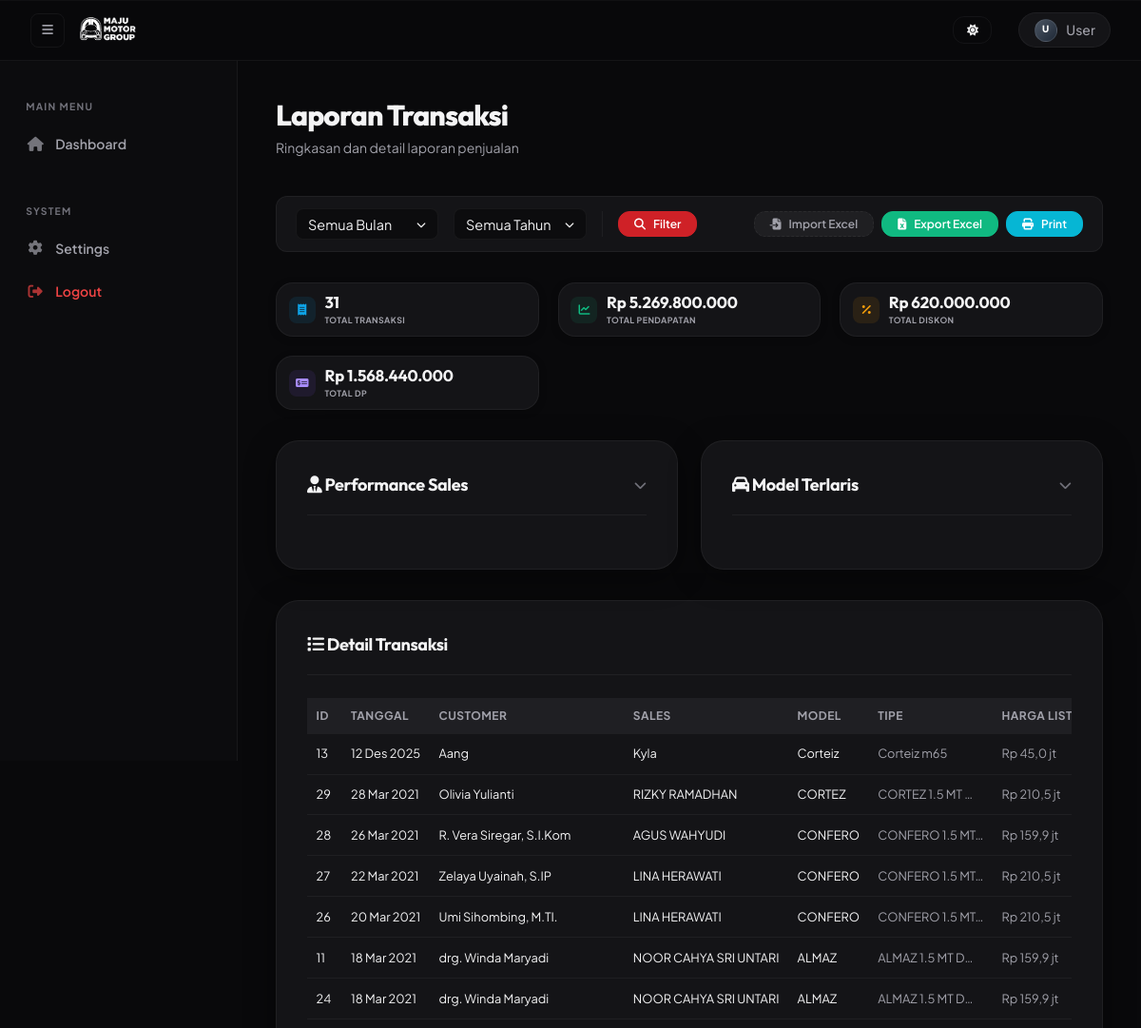
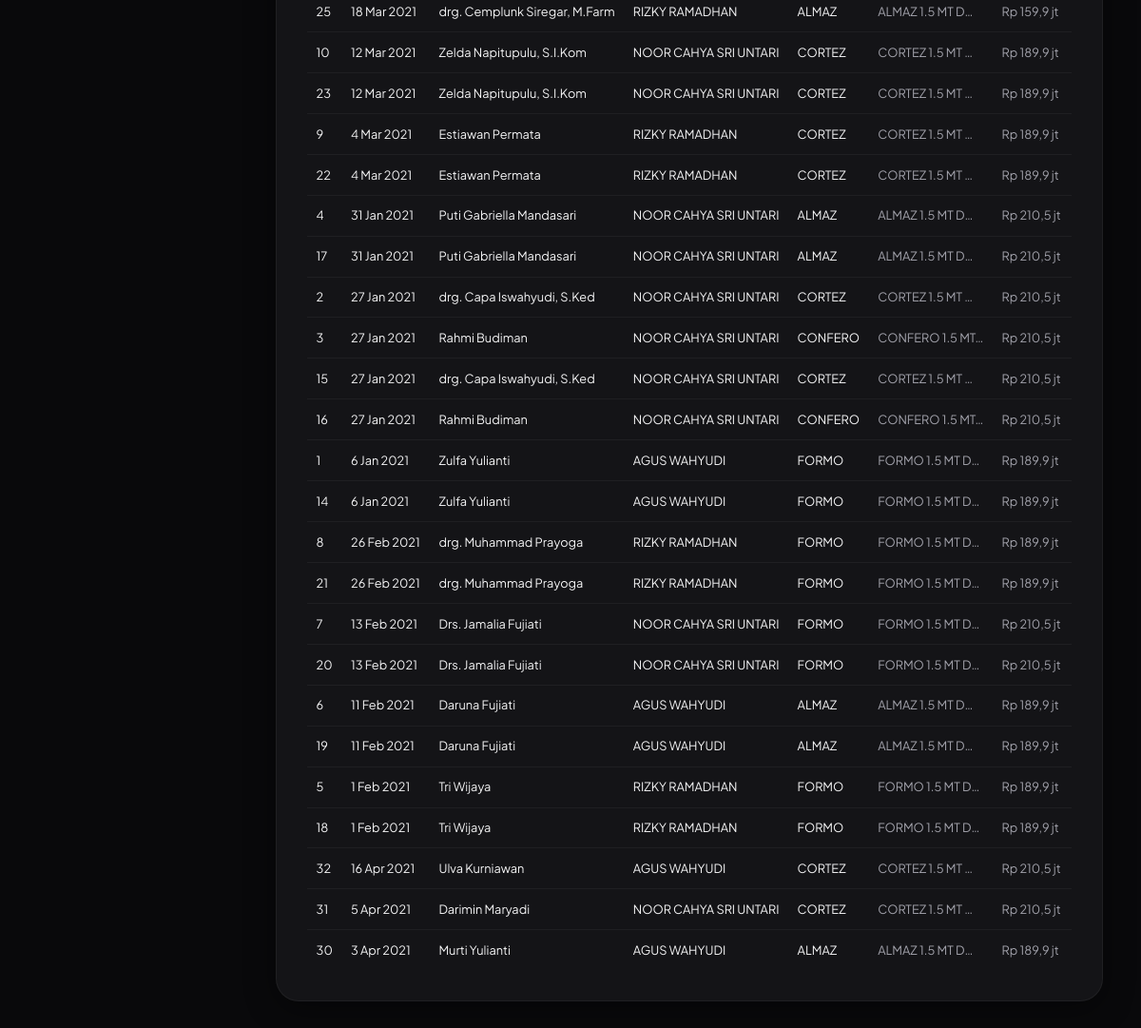
Screenshot of /index.php/report with the database file from the repository (2 pictures, top to bottom).
### tables this page shows
CREATE TABLE `transactions` (
  `id` int(11) NOT NULL,
  `sl_date` int(11) NOT NULL,
  `tahun` int(11) NOT NULL,
  `bulan` varchar(20) NOT NULL,
  `hari` int(11) NOT NULL,
  `customer` varchar(255) NOT NULL,
  `alamat` text NOT NULL,
  `cust_phone` varchar(50) DEFAULT NULL,
  `sales_name` varchar(255) DEFAULT NULL,
  `spv` varchar(255) DEFAULT NULL,
  `leasing` varchar(255) DEFAULT NULL,
  `insurance` varchar(255) DEFAULT NULL,
  `inv_no` varchar(50) NOT NULL,
  `code` varchar(20) NOT NULL,
  `type` varchar(100) NOT NULL,
  `chassis` varchar(50) NOT NULL,
  `price_list` decimal(15,2) NOT NULL,
  `discount` decimal(15,2) DEFAULT 0.00,
  `price_net` decimal(15,2) NOT NULL,
  `dp_amt` decimal(15,2) DEFAULT 0.00,
  `leasing_amt` decimal(15,2) DEFAULT 0.00,
  `description_2` text DEFAULT NULL,
  `tenor` int(11) DEFAULT 0,
  `ktp_no` varchar(50) DEFAULT NULL,
  `do_status` int(11) DEFAULT 0,
  `tunai_kredit` enum('Tunai','Kredit') NOT NULL,
  `model` varchar(50) NOT NULL,
  `created_at` timestamp NOT NULL DEFAULT current_timestamp()
);

### application/controllers/Report.php (called while the page is built, shortened)
<?php
class Report extends CI_Controller {
    public function __construct() {
        $this->load->model('Report_model');
        $this->load->helper(['url', 'form']);
        $this->load->library('form_validation');
    }
    public function index() {
        $month = $this->input->get('month');
        $year = $this->input->get('year');
        $data['transactions'] = $this->Report_model->get_transactions($month, $year);
        $data['summary'] = $this->Report_model->get_summary($month, $year);
       $data['sales_summary'] = $this->Report_model->get_sales_summary($month, $year);
       $data['model_summary'] = $this->Report_model->get_model_summary($month, $year);
         $data['years'] = $this->Report_model->get_years();
        $data['months'] = $this->Report_model->get_months();
        $data['selected_month'] = $month;
        $data['selected_year'] = $year;
        $this->load->view('report/transaction_report', $data);
    }
}

### index.php (called while the page is built, shortened)
<?php
require_once BASEPATH.'core/CodeIgniter.php';

### application/models/Report_model.php (called while the page is built, shortened)
<?php
class Report_model extends CI_Model {
    public function get_transactions($month = null, $year = null) {
        $this->db->select('*');
        $this->db->from('transactions');
        $this->db->order_by('tahun', 'DESC');
        $this->db->order_by('bulan', 'DESC');
        $this->db->order_by('hari', 'DESC');
        return $this->db->get()->result();
    }
    public function get_summary($month = null, $year = null) {
        $this->db->select('
            COUNT(*) as total_transactions,
            SUM(price_list) as total_price_list,
            SUM(discount) as total_discount,
            SUM(price_net) as total_price_net,
            SUM(dp_amt) as total_dp,
            SUM(leasing_amt) as total_leasing
        ');
        $this->db->from('transactions');
        return $this->db->get()->row();
    }
    public function get_sales_summary($month = null, $year = null) {
        $this->db->select('
            sales_name,
            COUNT(*) as total_sales,
            SUM(price_net) as total_revenue
        ');
        $this->db->from('transactions');
        $this->db->where('sales_name IS NOT NULL');
        $this->db->where('sales_name !=', '');
        $this->db->group_by('sales_name');
        $this->db->order_by('total_revenue', 'DESC');
        return $this->db->get()->result();
    }
    public function get_model_summary($month = null, $year = null) {
        $this->db->select('
            model,
            COUNT(*) as total_sold,
            SUM(price_net) as total_revenue
        ');
        $this->db->from('transactions');
        $this->db->group_by('model');
        $this->db->order_by('total_sold', 'DESC');
        return $this->db->get()->result();
    }
    public function get_years() {
        $this->db->select('DISTINCT(tahun) as tahun');
        $this->db->from('transactions');
        $this->db->order_by('tahun', 'DESC');
        return $this->db->get()->result();
    }
}

### application/views/report/transaction_report.php (the view, shortened to what this page needs)
<!DOCTYPE html>
<html lang="id">
<head>
    <link rel="stylesheet" href="https://cdnjs.cloudflare.com/ajax/libs/font-awesome/6.4.0/css/all.min.css">
    <link rel="stylesheet" href="<?= base_url('assets/css/wuling.css'); ?>">
</head>
<body>
    <div class="wl-layout">
        <main class="wl-main">
            <div class="wl-page-header wl-fade-up-2" style="display: flex; align-items: center; justify-content: space-between;">
                <div>
                    <h1 class="wl-page-title">Laporan Transaksi</h1>
                    <p class="wl-page-subtitle">Ringkasan dan detail laporan penjualan</p>
                </div>
            </div>
            <div class="wl-fade-up-3" style="margin-bottom: 2rem;">
                <form method="GET" action="<?= site_url('report') ?>" onsubmit="event.preventDefault(); window.location.href = '<?= site_url('report') ?>?month=' + document.getElementById('input_month').value + '&year=' + document.getElementById('input_year').value;">
                    <div style="background: var(--bg-card); border: 1px solid var(--border); border-radius: var(--radius); padding: 0.75rem 1.25rem; display: flex; align-items: center; justify-content: space-between; flex-wrap: wrap; gap: 1rem;">
                        <div style="display: flex; align-items: center; gap: 1rem; flex-wrap: wrap;">
                            <div style="display: flex; align-items: center;">
                                <div class="wl-dropdown" style="position: relative;" onclick="toggleDropdown(this, event)">
                                    <button type="button" class="wl-dropdown-toggle wl-flex wl-justify-between wl-items-center" style="width: 150px; background: var(--bg-surface); color: var(--text-primary); border: 1px solid var(--border); padding: 0.4rem 0.75rem; border-radius: var(--radius-sm); outline: none; cursor: pointer; font-family: inherit; font-size: 0.9rem;">
                                        <span class="selected-text">
                                            <?= empty($selected_month) ? 'Semua Bulan' : (isset($months[$selected_month]) ? $months[$selected_month] : 'Semua Bulan') ?>
                                        </span>
                                        <i class="fas fa-chevron-down text-muted" style="font-size: 10px;"></i>
                                    </button>
                                </div>
                            </div>
                            <div style="display: flex; align-items: center;">
                                <div class="wl-dropdown" style="position: relative;" onclick="toggleDropdown(this, event)">
                                    <button type="button" class="wl-dropdown-toggle wl-flex wl-justify-between wl-items-center" style="width: 140px; background: var(--bg-surface); color: var(--text-primary); border: 1px solid var(--border); padding: 0.4rem 0.75rem; border-radius: var(--radius-sm); outline: none; cursor: pointer; font-family: inherit; font-size: 0.9rem;">
                                        <span class="selected-text">
                                            <?= empty($selected_year) ? 'Semua Tahun' : $selected_year ?>
                                        </span>
                                        <i class="fas fa-chevron-down text-muted" style="font-size: 10px;"></i>
                                    </button>
                                </div>
                            </div>
                            <div style="display: flex; gap: 0.5rem; border-left: 1px solid var(--border); padding-left: 1rem;">
                                <button type="submit" class="wl-btn wl-btn-primary wl-btn-sm" style="padding: 0.4rem 1rem;">
                                    <i class="fas fa-search"></i> Filter
                                </button>
                            </div>
                        </div>
                        <div style="display: flex; gap: 0.5rem; align-items: center; flex-wrap: wrap;">
                            <a href="<?= site_url('report/import_page'); ?>" class="wl-btn wl-btn-sm wl-btn-secondary" style="padding: 0.4rem 1rem; border: 1px dashed var(--border); background: rgba(255,255,255,0.05); color: var(--text-secondary);">
                                <i class="fas fa-file-import"></i> Import Excel
                            </a>
                            <a href="<?= site_url('report/export_excel?' . http_build_query($_GET)) ?>" class="wl-btn wl-btn-sm" style="background: var(--success); border-color: var(--success); color: #fff; padding: 0.4rem 1rem;">
                                <i class="fas fa-file-excel"></i> Export Excel
                            </a>
                            <a href="<?= site_url('report/print_report?' . http_build_query($_GET)) ?>" target="_blank" class="wl-btn wl-btn-sm" style="background: var(--info); border-color: var(--info); color: #fff; padding: 0.4rem 1rem;">
                                <i class="fas fa-print"></i> Print
                            </a>
                        </div>
                    </div>
                </form>
            </div>
            <div class="wl-stat-grid wl-fade-up-4">
                <div class="wl-stat-card">
                    <div class="wl-stat-icon blue"><i class="fas fa-receipt"></i></div>
                    <div>
                        <div class="wl-stat-value"><?= number_format($summary->total_transactions) ?></div>
                        <div class="wl-stat-label">Total Transaksi</div>
                    </div>
                </div>
                <div class="wl-stat-card">
                    <div class="wl-stat-icon green"><i class="fas fa-chart-line"></i></div>
                    <div>
                        <div class="wl-stat-value">Rp <?= number_format($summary->total_price_net, 0, ',', '.') ?></div>
                        <div class="wl-stat-label">Total Pendapatan</div>
                    </div>
                </div>
                <div class="wl-stat-card">
                    <div class="wl-stat-icon orange"><i class="fas fa-percentage"></i></div>
                    <div>
                        <div class="wl-stat-value">Rp <?= number_format($summary->total_discount, 0, ',', '.') ?></div>
                        <div class="wl-stat-label">Total Diskon</div>
                    </div>
                </div>
                <div class="wl-stat-card">
                    <div class="wl-stat-icon purple"><i class="fas fa-money-check-alt"></i></div>
                    <div>
                        <div class="wl-stat-value">Rp <?= number_format($summary->total_dp, 0, ',', '.') ?></div>
                        <div class="wl-stat-label">Total DP</div>
                    </div>
                </div>
            </div>
            <div style="display: grid; grid-template-columns: 1fr 1fr; gap: 1.5rem; margin-bottom: 2rem;" class="wl-fade-up-5">
                <div class="wl-card">
                    <div class="wl-card-header" style="display: flex; justify-content: space-between; align-items: center; padding-bottom: 1rem; border-bottom: 1px solid var(--border);">
                        <h2 class="wl-card-title" style="margin-bottom: 0;"><i class="fas fa-user-tie"></i> Performance Sales</h2>
                        <button type="button" style="background: transparent; border: none; color: var(--text-muted); cursor: pointer;" onclick="toggleCardBody('performance-sales-body', this)">
                            <i class="fas fa-chevron-down"></i>
                        </button>
                    </div>
                </div>
                <div class="wl-card">
                    <div class="wl-card-header" style="display: flex; justify-content: space-between; align-items: center; padding-bottom: 1rem; border-bottom: 1px solid var(--border);">
                        <h2 class="wl-card-title" style="margin-bottom: 0;"><i class="fas fa-car"></i> Model Terlaris</h2>
                        <button type="button" style="background: transparent; border: none; color: var(--text-muted); cursor: pointer;" onclick="toggleCardBody('model-terlaris-body', this)">
                            <i class="fas fa-chevron-down"></i>
                        </button>
                    </div>
                </div>
            </div>
            <div class="wl-card wl-fade-up-6">
                <div class="wl-card-header">
                    <h2 class="wl-card-title"><i class="fas fa-list"></i> Detail Transaksi</h2>
                </div>
                <div class="dt-scroll-wrapper">
                <table id="transactionsTable" class="wl-table" style="width:100%">
                    <thead>
                        <tr>
                            <th>ID</th>
                            <th>Tanggal</th>
                            <th>Customer</th>
                            <th>Sales</th>
                            <th>Model</th>
                            <th>Tipe</th>
                            <th>Harga List</th>
                        </tr>
                    </thead>
                    <tbody>
                        <?php
                        function shortRp($num) {
                            if ($num >= 1000000)    return 'Rp ' . number_format($num/1000000, 1, ',', '.') . ' jt';
                            return 'Rp ' . number_format($num, 0, ',', '.');
                        }
                        foreach($transactions as $transaction): ?>
                        <tr>
                            <td><?= $transaction->id ?></td>
                            <td><?= $transaction->hari . ' ' . substr($transaction->bulan, 0, 3) . ' ' . $transaction->tahun ?></td>
                            <td><?= htmlspecialchars($transaction->customer) ?></td>
                            <td><?= htmlspecialchars($transaction->sales_name) ?></td>
                            <td><?= htmlspecialchars($transaction->model) ?></td>
                            <td class="muted" title="<?= htmlspecialchars($transaction->type) ?>"><?= strlen($transaction->type) > 14 ? substr($transaction->type, 0, 14).'…' : htmlspecialchars($transaction->type) ?></td>
                            <td class="muted"><?= shortRp($transaction->price_list) ?></td>
                        </tr>
                        <?php endforeach; ?>
                    </tbody>
                </table>
                </div>
            </div>
        </main>
    </div>
</body>
</html>

### rows the page displays
transactions: id "13", hari "12", bulan "Des", tahun "2025", customer "Aang", sales_name "Kyla", model "Corteiz", type "Corteiz m65", price_list "Rp 45,0 jt"
transactions: id "29", hari "28", bulan "Mar", tahun "2021", customer "Olivia Yulianti", sales_name "RIZKY RAMADHAN", model "CORTEZ", type "CORTEZ 1.5 MT", price_list "Rp 210,5 jt"
transactions: id "28", hari "26", bulan "Mar", tahun "2021", customer "R. Vera Siregar, S.I.Kom", sales_name "AGUS WAHYUDI", model "CONFERO", type "CONFERO 1.5 MT", price_list "Rp 159,9 jt"
transactions: id "27", hari "22", bulan "Mar", tahun "2021", customer "Zelaya Uyainah, S.IP", sales_name "LINA HERAWATI", model "CONFERO", type "CONFERO 1.5 MT", price_list "Rp 210,5 jt"
transactions: id "26", hari "20", bulan "Mar", tahun "2021", customer "Umi Sihombing, M.TI.", sales_name "LINA HERAWATI", model "CONFERO", type "CONFERO 1.5 MT", price_list "Rp 210,5 jt"
transactions: id "11", hari "18", bulan "Mar", tahun "2021", customer "drg. Winda Maryadi", sales_name "NOOR CAHYA SRI UNTARI", model "ALMAZ", type "ALMAZ 1.5 MT D", price_list "Rp 159,9 jt"
transactions: id "24", hari "18", bulan "Mar", tahun "2021", customer "drg. Winda Maryadi", sales_name "NOOR CAHYA SRI UNTARI", model "ALMAZ", type "ALMAZ 1.5 MT D", price_list "Rp 159,9 jt"
transactions: id "25", hari "18", bulan "Mar", tahun "2021", customer "drg. Cemplunk Siregar, M.Farm", sales_name "RIZKY RAMADHAN", model "ALMAZ", type "ALMAZ 1.5 MT D", price_list "Rp 159,9 jt"
transactions: id "10", hari "12", bulan "Mar", tahun "2021", customer "Zelda Napitupulu, S.I.Kom", sales_name "NOOR CAHYA SRI UNTARI", model "CORTEZ", type "CORTEZ 1.5 MT", price_list "Rp 189,9 jt"
transactions: id "23", hari "12", bulan "Mar", tahun "2021", customer "Zelda Napitupulu, S.I.Kom", sales_name "NOOR CAHYA SRI UNTARI", model "CORTEZ", type "CORTEZ 1.5 MT", price_list "Rp 189,9 jt"
transactions: id "9", hari "4", bulan "Mar", tahun "2021", customer "Estiawan Permata", sales_name "RIZKY RAMADHAN", model "CORTEZ", type "CORTEZ 1.5 MT", price_list "Rp 189,9 jt"
transactions: id "22", hari "4", bulan "Mar", tahun "2021", customer "Estiawan Permata", sales_name "RIZKY RAMADHAN", model "CORTEZ", type "CORTEZ 1.5 MT", price_list "Rp 189,9 jt"
transactions: id "4", hari "31", bulan "Jan", tahun "2021", customer "Puti Gabriella Mandasari", sales_name "NOOR CAHYA SRI UNTARI", model "ALMAZ", type "ALMAZ 1.5 MT D", price_list "Rp 210,5 jt"
transactions: id "17", hari "31", bulan "Jan", tahun "2021", customer "Puti Gabriella Mandasari", sales_name "NOOR CAHYA SRI UNTARI", model "ALMAZ", type "ALMAZ 1.5 MT D", price_list "Rp 210,5 jt"
transactions: id "2", hari "27", bulan "Jan", tahun "2021", customer "drg. Capa Iswahyudi, S.Ked", sales_name "NOOR CAHYA SRI UNTARI", model "CORTEZ", type "CORTEZ 1.5 MT", price_list "Rp 210,5 jt"
transactions: id "3", hari "27", bulan "Jan", tahun "2021", customer "Rahmi Budiman", sales_name "NOOR CAHYA SRI UNTARI", model "CONFERO", type "CONFERO 1.5 MT", price_list "Rp 210,5 jt"
transactions: id "15", hari "27", bulan "Jan", tahun "2021", customer "drg. Capa Iswahyudi, S.Ked", sales_name "NOOR CAHYA SRI UNTARI", model "CORTEZ", type "CORTEZ 1.5 MT", price_list "Rp 210,5 jt"
transactions: id "16", hari "27", bulan "Jan", tahun "2021", customer "Rahmi Budiman", sales_name "NOOR CAHYA SRI UNTARI", model "CONFERO", type "CONFERO 1.5 MT", price_list "Rp 210,5 jt"
transactions: id "1", hari "6", bulan "Jan", tahun "2021", customer "Zulfa Yulianti", sales_name "AGUS WAHYUDI", model "FORMO", type "FORMO 1.5 MT D", price_list "Rp 189,9 jt"
transactions: id "14", hari "6", bulan "Jan", tahun "2021", customer "Zulfa Yulianti", sales_name "AGUS WAHYUDI", model "FORMO", type "FORMO 1.5 MT D", price_list "Rp 189,9 jt"
transactions: id "8", hari "26", bulan "Feb", tahun "2021", customer "drg. Muhammad Prayoga", sales_name "RIZKY RAMADHAN", model "FORMO", type "FORMO 1.5 MT D", price_list "Rp 189,9 jt"
transactions: id "21", hari "26", bulan "Feb", tahun "2021", customer "drg. Muhammad Prayoga", sales_name "RIZKY RAMADHAN", model "FORMO", type "FORMO 1.5 MT D", price_list "Rp 189,9 jt"
transactions: id "7", hari "13", bulan "Feb", tahun "2021", customer "Drs. Jamalia Fujiati", sales_name "NOOR CAHYA SRI UNTARI", model "FORMO", type "FORMO 1.5 MT D", price_list "Rp 210,5 jt"
transactions: id "20", hari "13", bulan "Feb", tahun "2021", customer "Drs. Jamalia Fujiati", sales_name "NOOR CAHYA SRI UNTARI", model "FORMO", type "FORMO 1.5 MT D", price_list "Rp 210,5 jt"
transactions: id "6", hari "11", bulan "Feb", tahun "2021", customer "Daruna Fujiati", sales_name "AGUS WAHYUDI", model "ALMAZ", type "ALMAZ 1.5 MT D", price_list "Rp 189,9 jt"
transactions: id "19", hari "11", bulan "Feb", tahun "2021", customer "Daruna Fujiati", sales_name "AGUS WAHYUDI", model "ALMAZ", type "ALMAZ 1.5 MT D", price_list "Rp 189,9 jt"
transactions: id "5", hari "1", bulan "Feb", tahun "2021", customer "Tri Wijaya", sales_name "RIZKY RAMADHAN", model "FORMO", type "FORMO 1.5 MT D", price_list "Rp 189,9 jt"
transactions: id "18", hari "1", bulan "Feb", tahun "2021", customer "Tri Wijaya", sales_name "RIZKY RAMADHAN", model "FORMO", type "FORMO 1.5 MT D", price_list "Rp 189,9 jt"
transactions: id "32", hari "16", bulan "Apr", tahun "2021", customer "Ulva Kurniawan", sales_name "AGUS WAHYUDI", model "CORTEZ", type "CORTEZ 1.5 MT", price_list "Rp 210,5 jt"
transactions: id "31", hari "5", bulan "Apr", tahun "2021", customer "Darimin Maryadi", sales_name "NOOR CAHYA SRI UNTARI", model "CORTEZ", type "CORTEZ 1.5 MT", price_list "Rp 210,5 jt"
transactions: id "30", hari "3", bulan "Apr", tahun "2021", customer "Murti Yulianti", sales_name "AGUS WAHYUDI", model "ALMAZ", type "ALMAZ 1.5 MT D", price_list "Rp 189,9 jt"

### other values shown
$user_initial "U"
$user_name "User"
$summary->total_transactions "31"
$summary->total_price_net "5.269.800.000"
$summary->total_discount "620.000.000"
$summary->total_dp "1.568.440.000"
